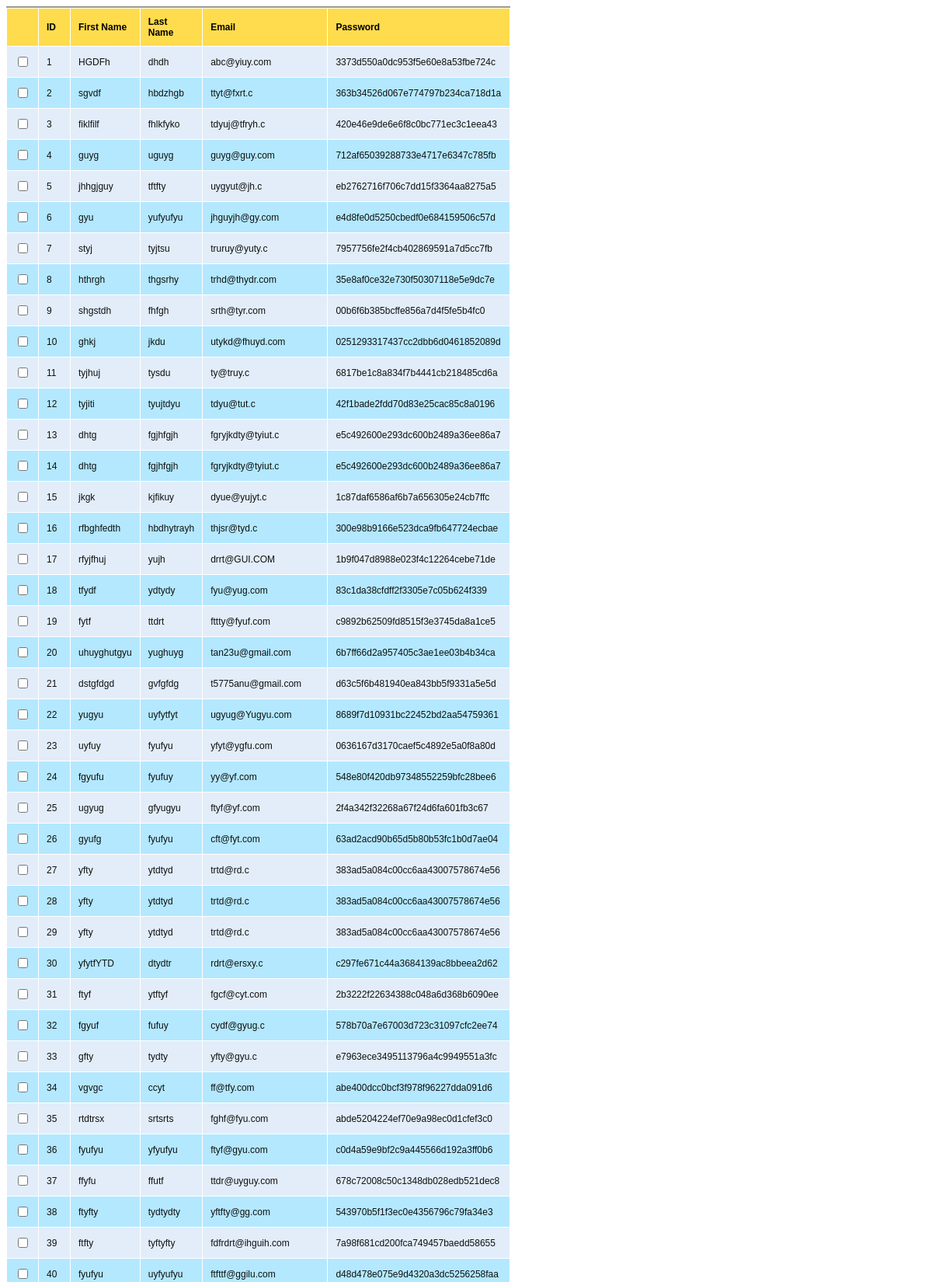
Screenshot of /users/list_user.php (upper part) with the database file from the repository.
### tables this page shows
CREATE TABLE `users` (
  `id` int(11) NOT NULL,
  `fname` varchar(25) NOT NULL,
  `lname` varchar(25) NOT NULL,
  `email` varchar(55) NOT NULL,
  `password` varchar(60) NOT NULL
);

### users/list_user.php (the view, shortened to what this page needs)
<?php
$conn = mysqli_connect("localhost","root","");
mysqli_select_db($conn,"dentist_management");
$result = mysqli_query($conn,"SELECT * FROM users");
?>
<html>
<head>
<link rel="stylesheet" type="text/css" href="../styles.css" />
</head>
<body>
<form name="frmUser" method="post" action="">
<div style="width:500px;">
<table border="0" cellpadding="10" cellspacing="1" width="500" class="tblListForm">
<tr class="listheader">
<td></td>
		<td>ID</td>
		<td>First Name</td>
		<td>Last Name</td>
		<td>Email</td>
		<td>Password</td>
</tr>
<?php
$i=0;
while($row = mysqli_fetch_array($result)) {
if($i%2==0)
$classname="evenRow";
else
$classname="oddRow";
?>
<tr class="<?php if(isset($classname)) echo $classname;?>">
	<td><input type="checkbox" name="users[]" value="<?php echo $row["id"]; ?>" ></td>
	<td><?php echo $row["id"]; ?></td>
	<td><?php echo $row["fname"]; ?></td>
	<td><?php echo $row["lname"]; ?></td>
	<td><?php echo $row["email"]; ?></td>
	<td><?php echo $row["password"]; ?></td>
</tr>
<?php
$i++;
}
?>
</table>
</form>
</body></html>

### styles.css (style rules this page uses)
body { font-family:Arial; }
input { font-family:Arial; font-size:14px; }
.evenRow { background-color: #E2EDF9; font-size:12px; color:#101010; }
.oddRow { background-color: #B3E8FF; font-size:12px; color:#101010; }
.tblListForm { border-top:2px #999999 solid; }
.listheader { background-color: #fedc4d; font-size:12px; font-weight:bold; }

### rows the page displays
users: id "1", fname "HGDFh", lname "dhdh", email "abc@yiuy.com", password "3373d550a0dc953f5e60e8a53fbe724c"
users: id "2", fname "sgvdf", lname "hbdzhgb", email "ttyt@fxrt.c", password "363b34526d067e774797b234ca718d1a"
users: id "3", fname "fiklfilf", lname "fhlkfyko", email "tdyuj@tfryh.c", password "420e46e9de6e6f8c0bc771ec3c1eea43"
users: id "4", fname "guyg", lname "uguyg", email "guyg@guy.com", password "712af65039288733e4717e6347c785fb"
users: id "5", fname "jhhgjguy", lname "tftfty", email "uygyut@jh.c", password "eb2762716f706c7dd15f3364aa8275a5"
users: id "6", fname "gyu", lname "yufyufyu", email "jhguyjh@gy.com", password "e4d8fe0d5250cbedf0e684159506c57d"
users: id "7", fname "styj", lname "tyjtsu", email "truruy@yuty.c", password "7957756fe2f4cb402869591a7d5cc7fb"
users: id "8", fname "hthrgh", lname "thgsrhy", email "trhd@thydr.com", password "35e8af0ce32e730f50307118e5e9dc7e"
users: id "9", fname "shgstdh", lname "fhfgh", email "srth@tyr.com", password "00b6f6b385bcffe856a7d4f5fe5b4fc0"
users: id "10", fname "ghkj", lname "jkdu", email "utykd@fhuyd.com", password "0251293317437cc2dbb6d0461852089d"
users: id "11", fname "tyjhuj", lname "tysdu", email "ty@truy.c", password "6817be1c8a834f7b4441cb218485cd6a"
users: id "12", fname "tyjiti", lname "tyujtdyu", email "tdyu@tut.c", password "42f1bade2fdd70d83e25cac85c8a0196"
users: id "13", fname "dhtg", lname "fgjhfgjh", email "fgryjkdty@tyiut.c", password "e5c492600e293dc600b2489a36ee86a7"
users: id "14", fname "dhtg", lname "fgjhfgjh", email "fgryjkdty@tyiut.c", password "e5c492600e293dc600b2489a36ee86a7"
users: id "15", fname "jkgk", lname "kjfikuy", email "dyue@yujyt.c", password "1c87daf6586af6b7a656305e24cb7ffc"
users: id "16", fname "rfbghfedth", lname "hbdhytrayh", email "thjsr@tyd.c", password "300e98b9166e523dca9fb647724ecbae"
users: id "17", fname "rfyjfhuj", lname "yujh", email "drrt@GUI.COM", password "1b9f047d8988e023f4c12264cebe71de"
users: id "18", fname "tfydf", lname "ydtydy", email "fyu@yug.com", password "83c1da38cfdff2f3305e7c05b624f339"
users: id "19", fname "fytf", lname "ttdrt", email "fttty@fyuf.com", password "c9892b62509fd8515f3e3745da8a1ce5"
users: id "20", fname "uhuyghutgyu", lname "yughuyg", email "tan23u@gmail.com", password "6b7ff66d2a957405c3ae1ee03b4b34ca"
users: id "21", fname "dstgfdgd", lname "gvfgfdg", email "t5775anu@gmail.com", password "d63c5f6b481940ea843bb5f9331a5e5d"
users: id "22", fname "yugyu", lname "uyfytfyt", email "ugyug@Yugyu.com", password "8689f7d10931bc22452bd2aa54759361"
users: id "23", fname "uyfuy", lname "fyufyu", email "yfyt@ygfu.com", password "0636167d3170caef5c4892e5a0f8a80d"
users: id "24", fname "fgyufu", lname "fyufuy", email "yy@yf.com", password "548e80f420db97348552259bfc28bee6"
users: id "25", fname "ugyug", lname "gfyugyu", email "ftyf@yf.com", password "2f4a342f32268a67f24d6fa601fb3c67"
users: id "26", fname "gyufg", lname "fyufyu", email "cft@fyt.com", password "63ad2acd90b65d5b80b53fc1b0d7ae04"
users: id "27", fname "yfty", lname "ytdtyd", email "trtd@rd.c", password "383ad5a084c00cc6aa43007578674e56"
users: id "28", fname "yfty", lname "ytdtyd", email "trtd@rd.c", password "383ad5a084c00cc6aa43007578674e56"
users: id "29", fname "yfty", lname "ytdtyd", email "trtd@rd.c", password "383ad5a084c00cc6aa43007578674e56"
users: id "30", fname "yfytfYTD", lname "dtydtr", email "rdrt@ersxy.c", password "c297fe671c44a3684139ac8bbeea2d62"
users: id "31", fname "ftyf", lname "ytftyf", email "fgcf@cyt.com", password "2b3222f22634388c048a6d368b6090ee"
users: id "32", fname "fgyuf", lname "fufuy", email "cydf@gyug.c", password "578b70a7e67003d723c31097cfc2ee74"
users: id "33", fname "gfty", lname "tydty", email "yfty@gyu.c", password "e7963ece3495113796a4c9949551a3fc"
users: id "34", fname "vgvgc", lname "ccyt", email "ff@tfy.com", password "abe400dcc0bcf3f978f96227dda091d6"
users: id "35", fname "rtdtrsx", lname "srtsrts", email "fghf@fyu.com", password "abde5204224ef70e9a98ec0d1cfef3c0"
users: id "36", fname "fyufyu", lname "yfyufyu", email "ftyf@gyu.com", password "c0d4a59e9bf2c9a445566d192a3ff0b6"
users: id "37", fname "ffyfu", lname "ffutf", email "ttdr@uyguy.com", password "678c72008c50c1348db028edb521dec8"
users: id "38", fname "ftyfty", lname "tydtydty", email "yftfty@gg.com", password "543970b5f1f3ec0e4356796c79fa34e3"
users: id "39", fname "ftfty", lname "tyftyfty", email "fdfrdrt@ihguih.com", password "7a98f681cd200fca749457baedd58655"
users: id "40", fname "fyufyu", lname "uyfyufyu", email "ftfttf@ggilu.com", password "d48d478e075e9d4320a3dc5256258faa"
